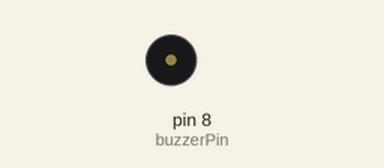
Recording of a sketch running on a simulated Arduino Uno, built with avr-gcc and run on an emulated ATmega328P. On the bench: buzzer (waves = sounding, pin HIGH).

Above: at 0.5 s.
Timing chart, 0 to 3.0 s (numbered marks = the images above):
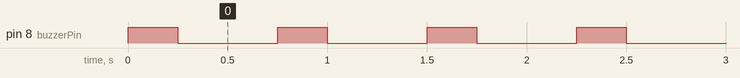

The sketch:

Control_Active_Buzzer_Sketch.ino
```cpp
int buzzerPin = 8; //Buzzer connected to pin 8

void setup() {
  // put your setup code here, to run once:
pinMode (buzzerPin, OUTPUT); //Buzzer pin as output
}

void loop() {
  // put your main code here, to run repeatedly:
 digitalWrite (buzzerPin, HIGH); //Turn the buzzer on
 delay (250); //Wait a quarter of a second
 digitalWrite (buzzerPin, LOW); //Turn the buzzer off
 delay (500); //Wait a quarter of a second
}
```

Measured:
- by itself, pin 8 (buzzerPin): alternates HIGH for 0.25 s and LOW for 0.50 s
